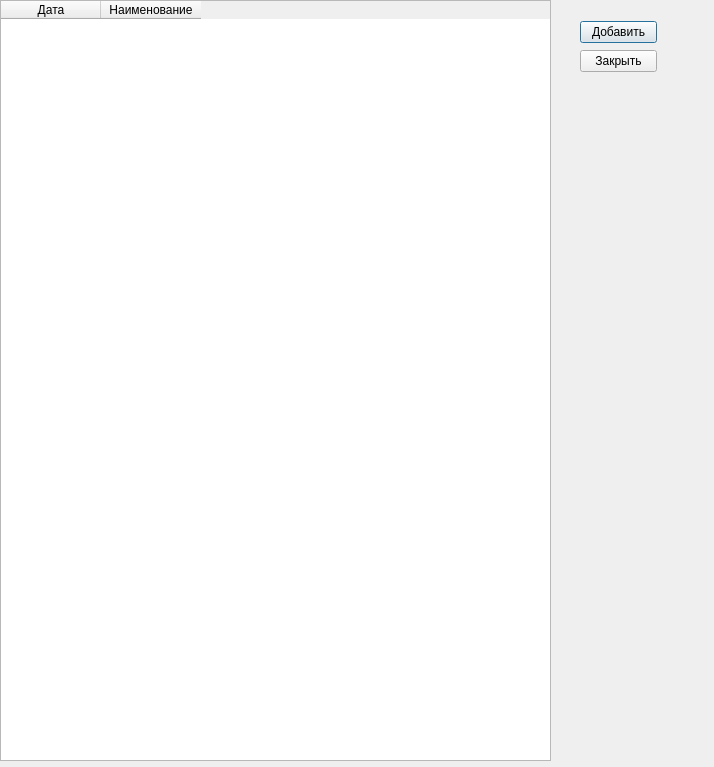
<?xml version="1.0" encoding="UTF-8"?>
<ui version="4.0">
 <class>w_hday</class>
 <widget class="QDialog" name="w_hday">
  <property name="geometry">
   <rect>
    <x>0</x>
    <y>0</y>
    <width>714</width>
    <height>767</height>
   </rect>
  </property>
  <property name="windowTitle">
   <string>Выходные</string>
  </property>
  <widget class="QTableWidget" name="table">
   <property name="geometry">
    <rect>
     <x>0</x>
     <y>0</y>
     <width>551</width>
     <height>761</height>
    </rect>
   </property>
   <column>
    <property name="text">
     <string>Дата</string>
    </property>
   </column>
   <column>
    <property name="text">
     <string>Наименование</string>
    </property>
   </column>
  </widget>
  <widget class="QWidget" name="layoutWidget">
   <property name="geometry">
    <rect>
     <x>580</x>
     <y>20</y>
     <width>77</width>
     <height>54</height>
    </rect>
   </property>
   <layout class="QVBoxLayout" name="verticalLayout">
    <item>
     <widget class="QPushButton" name="button_new">
      <property name="text">
       <string>Добавить</string>
      </property>
     </widget>
    </item>
    <item>
     <widget class="QPushButton" name="button_exit">
      <property name="text">
       <string>Закрыть</string>
      </property>
     </widget>
    </item>
   </layout>
  </widget>
 </widget>
 <resources/>
 <connections/>
</ui>
